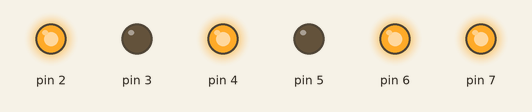
This sketch was run on a simulated Arduino Uno, built with avr-gcc and run on an emulated ATmega328P. Parts: output pins drawn as LEDs (lit = HIGH).

Above: at 0.1 s.
Timing chart, 0 to 1.6 s (numbered marks = the images above):
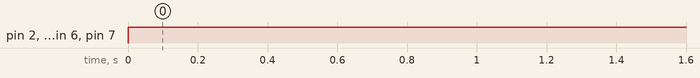

The sketch:

________.ino
```cpp
void setup() {
  // put your setup code here, to run once:
  pinMode(2, OUTPUT);
  pinMode(3, OUTPUT);
  pinMode(4, OUTPUT);
  pinMode(5, OUTPUT);
  pinMode(6, OUTPUT);
  pinMode(7, OUTPUT);
}

void loop() {
  digitalWrite(2,HIGH);
  digitalWrite(3,LOW);
  digitalWrite(4,HIGH);
  digitalWrite(5,LOW);
  analogWrite(6,255);
  analogWrite(7,255);

}
```

Measured:
- by itself, pin 2, pin 4, pin 6, pin 7: LOW → HIGH at 0.00 s
